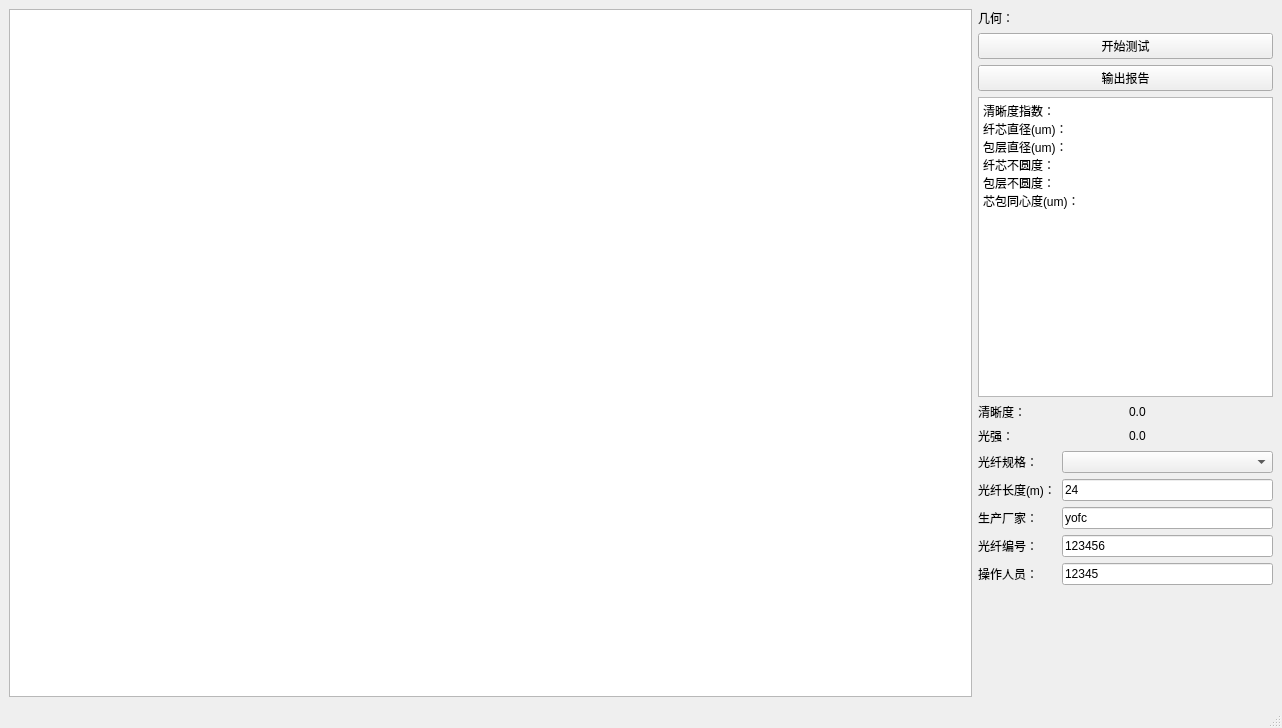
<?xml version="1.0" encoding="UTF-8"?>
<ui version="4.0">
 <class>MainWindow</class>
 <widget class="QMainWindow" name="MainWindow">
  <property name="geometry">
   <rect>
    <x>0</x>
    <y>0</y>
    <width>1282</width>
    <height>715</height>
   </rect>
  </property>
  <property name="windowTitle">
   <string>有源光纤几何测试平台</string>
  </property>
  <widget class="QWidget" name="centralwidget">
   <layout class="QGridLayout" name="gridLayout_2">
    <item row="0" column="0" rowspan="2" colspan="2">
     <layout class="QHBoxLayout" name="horizontalLayout">
      <item>
       <widget class="QGraphicsView" name="graphicsView">
        <property name="minimumSize">
         <size>
          <width>963</width>
          <height>485</height>
         </size>
        </property>
        <property name="cursor" stdset="0">
         <cursorShape>CrossCursor</cursorShape>
        </property>
        <property name="midLineWidth">
         <number>0</number>
        </property>
        <property name="verticalScrollBarPolicy">
         <enum>Qt::ScrollBarAlwaysOff</enum>
        </property>
        <property name="horizontalScrollBarPolicy">
         <enum>Qt::ScrollBarAlwaysOff</enum>
        </property>
        <property name="interactive">
         <bool>true</bool>
        </property>
        <property name="dragMode">
         <enum>QGraphicsView::NoDrag</enum>
        </property>
        <property name="cacheMode">
         <set>QGraphicsView::CacheBackground</set>
        </property>
       </widget>
      </item>
      <item>
       <layout class="QVBoxLayout" name="cvOperatorLayout">
        <item>
         <layout class="QGridLayout" name="operaLayout">
          <item row="3" column="1">
           <widget class="QPushButton" name="reporterCV">
            <property name="enabled">
             <bool>true</bool>
            </property>
            <property name="text">
             <string>输出报告</string>
            </property>
           </widget>
          </item>
          <item row="2" column="1">
           <widget class="QPushButton" name="beginTestCV">
            <property name="minimumSize">
             <size>
              <width>50</width>
              <height>0</height>
             </size>
            </property>
            <property name="text">
             <string>开始测试</string>
            </property>
           </widget>
          </item>
          <item row="0" column="1">
           <widget class="QLabel" name="labelCV">
            <property name="text">
             <string>几何：</string>
            </property>
           </widget>
          </item>
         </layout>
        </item>
        <item>
         <widget class="QTextBrowser" name="resultShowCV">
          <property name="minimumSize">
           <size>
            <width>200</width>
            <height>300</height>
           </size>
          </property>
          <property name="html">
           <string>&lt;!DOCTYPE HTML PUBLIC &quot;-//W3C//DTD HTML 4.0//EN&quot; &quot;http://www.w3.org/TR/REC-html40/strict.dtd&quot;&gt;
&lt;html&gt;&lt;head&gt;&lt;meta name=&quot;qrichtext&quot; content=&quot;1&quot; /&gt;&lt;style type=&quot;text/css&quot;&gt;
p, li { white-space: pre-wrap; }
&lt;/style&gt;&lt;/head&gt;&lt;body style=&quot; font-family:'SimSun'; font-size:9pt; font-weight:400; font-style:normal;&quot;&gt;
&lt;p style=&quot; margin-top:0px; margin-bottom:0px; margin-left:0px; margin-right:0px; -qt-block-indent:0; text-indent:0px;&quot;&gt;清晰度指数：&lt;/p&gt;
&lt;p style=&quot; margin-top:0px; margin-bottom:0px; margin-left:0px; margin-right:0px; -qt-block-indent:0; text-indent:0px;&quot;&gt;纤芯直径(um)：&lt;/p&gt;
&lt;p style=&quot; margin-top:0px; margin-bottom:0px; margin-left:0px; margin-right:0px; -qt-block-indent:0; text-indent:0px;&quot;&gt;包层直径(um)：&lt;/p&gt;
&lt;p style=&quot; margin-top:0px; margin-bottom:0px; margin-left:0px; margin-right:0px; -qt-block-indent:0; text-indent:0px;&quot;&gt;纤芯不圆度：&lt;/p&gt;
&lt;p style=&quot; margin-top:0px; margin-bottom:0px; margin-left:0px; margin-right:0px; -qt-block-indent:0; text-indent:0px;&quot;&gt;包层不圆度：&lt;/p&gt;
&lt;p style=&quot; margin-top:0px; margin-bottom:0px; margin-left:0px; margin-right:0px; -qt-block-indent:0; text-indent:0px;&quot;&gt;芯包同心度(um)：&lt;/p&gt;&lt;/body&gt;&lt;/html&gt;</string>
          </property>
         </widget>
        </item>
        <item>
         <layout class="QGridLayout" name="gridLayout">
          <item row="0" column="0">
           <widget class="QLabel" name="label_2">
            <property name="text">
             <string>清晰度：</string>
            </property>
           </widget>
          </item>
          <item row="0" column="1">
           <widget class="QLabel" name="dynamicSharp">
            <property name="text">
             <string>0.0</string>
            </property>
           </widget>
          </item>
          <item row="1" column="0">
           <widget class="QLabel" name="label">
            <property name="text">
             <string>光强：</string>
            </property>
           </widget>
          </item>
          <item row="1" column="1">
           <widget class="QLabel" name="light">
            <property name="text">
             <string>0.0</string>
            </property>
           </widget>
          </item>
         </layout>
        </item>
        <item>
         <layout class="QGridLayout" name="inputLayout">
          <item row="3" column="1">
           <widget class="QLineEdit" name="fiberNumber">
            <property name="text">
             <string>123456</string>
            </property>
           </widget>
          </item>
          <item row="4" column="1">
           <widget class="QLineEdit" name="Worker">
            <property name="text">
             <string>12345</string>
            </property>
           </widget>
          </item>
          <item row="3" column="0">
           <widget class="QLabel" name="labelFiberNumber">
            <property name="text">
             <string>光纤编号：</string>
            </property>
           </widget>
          </item>
          <item row="2" column="1">
           <widget class="QLineEdit" name="factory">
            <property name="text">
             <string>yofc</string>
            </property>
           </widget>
          </item>
          <item row="4" column="0">
           <widget class="QLabel" name="labelWorker">
            <property name="text">
             <string>操作人员：</string>
            </property>
           </widget>
          </item>
          <item row="1" column="0">
           <widget class="QLabel" name="labelLength">
            <property name="text">
             <string>光纤长度(m)：</string>
            </property>
           </widget>
          </item>
          <item row="2" column="0">
           <widget class="QLabel" name="labelFactory">
            <property name="text">
             <string>生产厂家：</string>
            </property>
           </widget>
          </item>
          <item row="0" column="0">
           <widget class="QLabel" name="labelFiberType">
            <property name="text">
             <string>光纤规格：</string>
            </property>
           </widget>
          </item>
          <item row="0" column="1">
           <widget class="QComboBox" name="fiberTypeBox"/>
          </item>
          <item row="1" column="1">
           <widget class="QLineEdit" name="fiberLength">
            <property name="text">
             <string>24</string>
            </property>
           </widget>
          </item>
          <item row="5" column="0">
           <widget class="QWidget" name="widget" native="true"/>
          </item>
         </layout>
        </item>
        <item>
         <widget class="QWidget" name="extendwidget" native="true">
          <property name="minimumSize">
           <size>
            <width>0</width>
            <height>100</height>
           </size>
          </property>
         </widget>
        </item>
       </layout>
      </item>
     </layout>
    </item>
    <item row="2" column="0">
     <spacer name="verticalSpacer_2">
      <property name="orientation">
       <enum>Qt::Vertical</enum>
      </property>
      <property name="sizeHint" stdset="0">
       <size>
        <width>20</width>
        <height>40</height>
       </size>
      </property>
     </spacer>
    </item>
   </layout>
  </widget>
  <widget class="QMenuBar" name="menubar">
   <property name="geometry">
    <rect>
     <x>0</x>
     <y>0</y>
     <width>1282</width>
     <height>23</height>
    </rect>
   </property>
  </widget>
  <widget class="QStatusBar" name="statusbar"/>
 </widget>
 <resources/>
 <connections/>
</ui>
